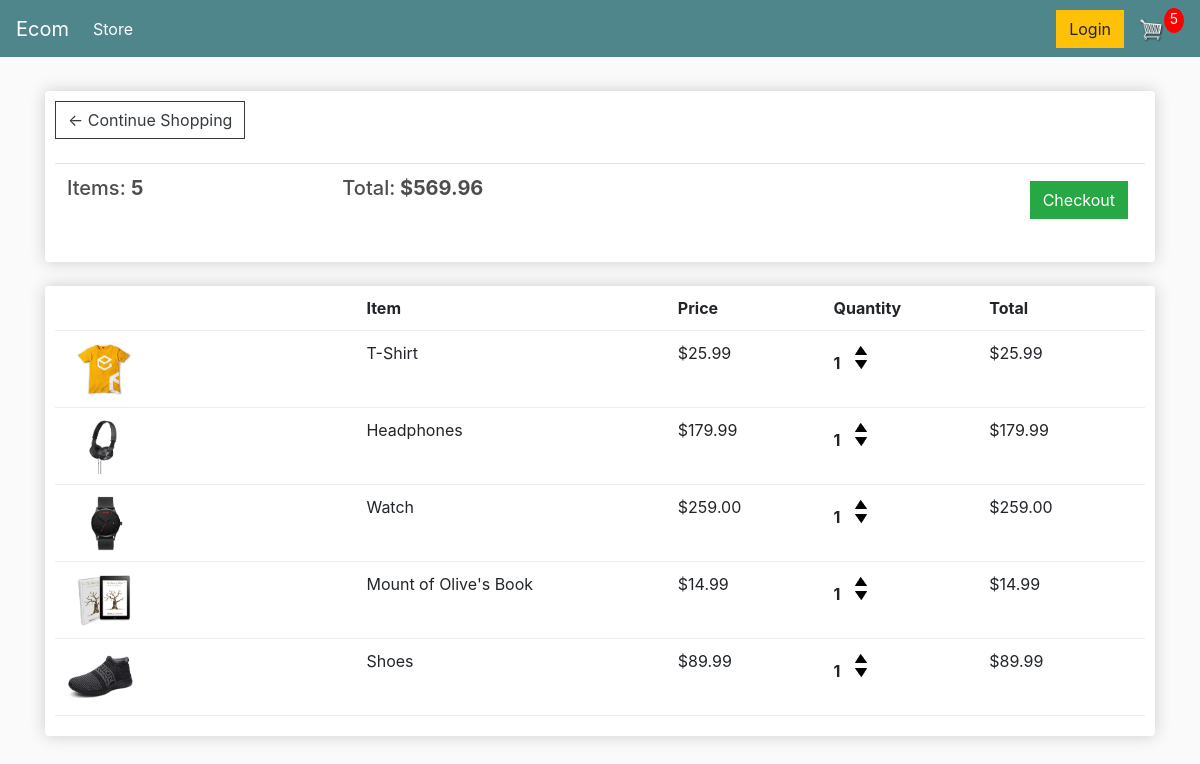
The app's page /cart/ (signed in) with its own data.
### store/models.py (models this page shows, shortened)
class Order(models.Model):
	customer = models.ForeignKey(Customer, on_delete=models.SET_NULL, null=True, blank=True)
	date_ordered = models.DateTimeField(auto_now_add=True)
	complete = models.BooleanField(default=False)
	transaction_id = models.CharField(max_length=100, null=True)
	@property
	def get_cart_total(self):
		orderitems = self.orderitem_set.all()
		total = sum([item.get_total for item in orderitems])
		return total
	@property
	def get_cart_items(self):
		orderitems = self.orderitem_set.all()
		total = sum([item.quantity for item in orderitems])
		return total

class OrderItem(models.Model):
	product = models.ForeignKey(Product, on_delete=models.SET_NULL, null=True)
	order = models.ForeignKey(Order, on_delete=models.SET_NULL, null=True)
	quantity = models.IntegerField(default=0, null=True, blank=True)
	date_added = models.DateTimeField(auto_now_add=True)
	@property
	def get_total(self):
		total = self.product.price * self.quantity
		return total

class Product(models.Model):
	name = models.CharField(max_length=200)
	price = models.FloatField()
	digital = models.BooleanField(default=False,null=True, blank=True)
	image = models.ImageField(null=True, blank=True)
	@property
	def imageURL(self):
		try:
			url = self.image.url
		except:
			url = ''
		return url

### store/views.py (the view)
# urls.py: path('cart/', views.cart, name="cart"),
def cart(request):
	data = cartData(request)
	cartItems = data['cartItems']
	order = data['order']
	items = data['items']
	context = {'items':items, 'order':order, 'cartItems':cartItems}
	return render(request, 'store/cart.html', context)

### store/utils.py (called while the page is built)
def cartData(request):
	if request.user.is_authenticated:
		customer = request.user.customer
		order, created = Order.objects.get_or_create(customer=customer, complete=False)
		items = order.orderitem_set.all()
		cartItems = order.get_cart_items
	else:
		cookieData = cookieCart(request)
		cartItems = cookieData['cartItems']
		order = cookieData['order']
		items = cookieData['items']
	return {'cartItems':cartItems ,'order':order, 'items':items}

### store/templates/store/cart.html
{% extends 'store/main.html' %}
{% load static %}
{% block content %}
	<div class="row">
		<div class="col-lg-12">
			<div class="box-element">
				<a  class="btn btn-outline-dark" href="{% url 'store' %}">&#x2190; Continue Shopping</a>
				<br>
				<br>
				<table class="table">
					<tr>
						<th><h5>Items: <strong>{{order.get_cart_items}}</strong></h5></th>
						<th><h5>Total:<strong> ${{order.get_cart_total|floatformat:2}}</strong></h5></th>
						<th>
							<a  style="float:right; margin:5px;" class="btn btn-success" href="{% url 'checkout' %}">Checkout</a>
						</th>
					</tr>
				</table>
			</div>
			<br>
			<div class="box-element">
				<div class="cart-row">
					<div style="flex:2"></div>
					<div style="flex:2"><strong>Item</strong></div>
					<div style="flex:1"><strong>Price</strong></div>
					<div style="flex:1"><strong>Quantity</strong></div>
					<div style="flex:1"><strong>Total</strong></div>
				</div>
				{% for item in items %}
				<div class="cart-row">
					<div style="flex:2"><img class="row-image" src="{{item.product.imageURL}}"></div>
					<div style="flex:2"><p>{{item.product.name}}</p></div>
					<div style="flex:1"><p>${{item.product.price|floatformat:2}}</p></div>
					<div style="flex:1">
						<p class="quantity">{{item.quantity}}</p>
						<div class="quantity">
							<img data-product="{{item.product.id}}" data-action="add" class="chg-quantity update-cart" src="{% static  'images/arrow-up.png' %}">
							<img data-product="{{item.product.id}}" data-action="remove" class="chg-quantity update-cart" src="{% static  'images/arrow-down.png' %}">
						</div>
					</div>
					<div style="flex:1"><p>${{item.get_total|floatformat:2}}</p></div>
				</div>
				{% endfor %}
			</div>
		</div>
	</div>
{% endblock content %}

### static/css/main.css (style rules this page uses)
body { background-color: hsl(0, 0%, 98%); }
h1,h2,h3,h4,h5,h6 { color:hsl(0, 0%, 30%); }
.box-element { box-shadow:hsl(0, 0%, 80%) 0 0 16px; background-color: #fff; border-radius: 4px; padding: 10px; }
.col-lg-4, .col-lg-6, .col-lg-8, .col-lg-12 { margin-top: 10px; }
.btn { border-radius: 0; }
.row-image { width: 100px; }
.cart-row { display: flex; align-items: flex-stretch; padding-bottom: 10px; margin-bottom: 10px; border-bottom: 1px solid #ececec; }
.quantity { display: inline-block; font-weight: 700; padding-right:10px; }
.chg-quantity { width: 12px; cursor: pointer; display: block; margin-top: 5px; transition:.1s; }

### records on screen
Order: get_cart_items "5", get_cart_total "569.96"
OrderItem: product.imageURL (picture), product.name "T-Shirt", product.price "25.99", quantity "1", get_total "25.99"
OrderItem: product.imageURL (picture), product.name "Headphones", product.price "179.99", quantity "1", get_total "179.99"
OrderItem: product.imageURL (picture), product.name "Watch", product.price "259.00", quantity "1", get_total "259.00"
OrderItem: product.imageURL (picture), product.name "Mount of Olive's Book", product.price "14.99", quantity "1", get_total "14.99"
OrderItem: product.imageURL (picture), product.name "Shoes", product.price "89.99", quantity "1", get_total "89.99"

### other values on screen
{{ cartItems }} "5"
